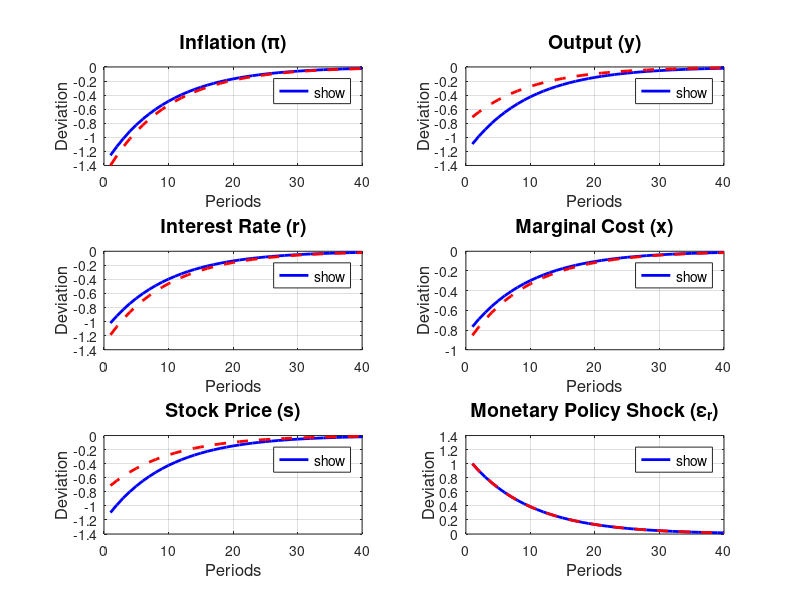

The MATLAB source for this figure: (Note: this script raises an error after producing the figure.)
%% Plot IFRs for all problems

% IRF data for both cases
load('IRFs_with_frictions.mat');
load('IRFs_without_frictions.mat');

% Time horizon for IRFs
horizon = 1:40;

% Variable names and corresponding titles
variables = {'pi_eps_r_shock', 'y_eps_r_shock', 'r_eps_r_shock', 'x_eps_r_shock', 's_eps_r_shock', 'eps_r_eps_r_shock'};
titles = {'Inflation (\pi)', 'Output (y)', 'Interest Rate (r)', ...
          'Marginal Cost (x)', 'Stock Price (s)', 'Monetary Policy Shock (\epsilon_r)', };

% Number of variables
num_vars = length(variables);

% Create a figure
figure;

% Loop through variables and plot for both cases
for i = 1:num_vars
    subplot(ceil(num_vars / 2), 2, i);
    % Plot with financial frictions
    plot(horizon, irfs_with.(variables{i}), 'b-', 'LineWidth', 2, 'DisplayName', 'With Frictions');
    hold on;
    % Plot without financial frictions
    plot(horizon, irfs_without.(variables{i}), 'r--', 'LineWidth', 2, 'DisplayName', 'Without Frictions');
    title(titles{i}, 'FontSize', 14);
    xlabel('Periods', 'FontSize', 12);
    ylabel('Deviation', 'FontSize', 12);
    grid on;
    legend('show', 'FontSize', 10, 'Location', 'Best');
    hold off;
end

% Add a title
sgtitle('Comparison of IRFs: with and without financial frictions', 'FontSize', 16);

% Save the plot
saveas(gcf, 'IRFs_Comparison.png');


%%
%Problem 2.2-2.3

% IRF data for both cases
load('IRFs_Taylor.mat');
%irfs_taylor = oo_.irfs;
load('IRFs_Christiano.mat');
%irfs_christiano = oo_.irfs;

% Time horizon for IRFs
horizon = 1:40;

% Variable names and corresponding titles
variables_christiano = {'pi_eps_g_shock', 'y_eps_g_shock', 'r_alter_eps_g_shock', 'x_eps_g_shock', ...
             's_eps_g_shock', 'c_eps_g_shock', 'g_eps_g_shock'};
titles = {'Inflation (\pi)', 'Output (y)', 'Interest Rate (r)', 'Marginal Cost (x)', ...
          'Stock Price (s)', 'Consumption (c)', 'Government Spending (g)'};

variables = {'pi_eps_g_shock', 'y_eps_g_shock', 'r_eps_g_shock', 'x_eps_g_shock', ...
             's_eps_g_shock', 'c_eps_g_shock', 'g_eps_g_shock'};      
% Number of variables
num_vars = length(variables);

% Create a figure
figure;

% Loop through variables and plot for both cases
for i = 1:num_vars
    subplot(ceil(num_vars / 2), 2, i);
    % Plot for Taylor Rule
    plot(horizon, irfs_taylor.(variables{i}), 'b-', 'LineWidth', 2, 'DisplayName', 'Taylor Rule');
    hold on;
    % Plot for Christiano et al. Rule
    plot(horizon, irfs_christiano.(variables_christiano{i}), 'r--', 'LineWidth', 2, 'DisplayName', 'Christiano Rule');
    title(titles{i}, 'FontSize', 14);
    xlabel('Periods', 'FontSize', 12);
    ylabel('Deviation', 'FontSize', 12);
    grid on;
    legend('show', 'FontSize', 10, 'Location', 'Best');
    hold off;
end

% Add a global title
sgtitle('Comparison of IRFs: Taylor rule and Christiano et al. (2005) rule', 'FontSize', 16);

% Save the plot as a high-resolution image
saveas(gcf, 'IRFs_Comparison_Taylor_Christiano.png');


%%
%Problem 4.6

% IRF data
load('IRFs_data.mat');

% Time horizon for IRFs
horizon = 1:40;

% Variable names and corresponding titles
variables = {'pi_eps_g_shock', 'y_eps_g_shock', 'r_eps_g_shock', 'x_eps_g_shock', ...
             's_eps_g_shock', 'c_eps_g_shock', 'g_eps_g_shock', 'b_eps_g_shock', ...
             't_eps_g_shock'};
titles = {'Inflation (\pi)', 'Output (y)', 'Interest Rate (r)', 'Marginal Cost (x)', ...
          'Stock Price (s)', 'Consumption (c)', 'Government Spending (g)', ...
          'Debt (b)', 'Taxes (t)'};

% Number of variables
num_vars = length(variables);

% Create a figure
figure;

% Dynamically create subplots for each variable
for i = 1:num_vars
    subplot(ceil(num_vars / 3), 3, i); % Adjust layout dynamically
    plot(horizon, oo_.irfs.(variables{i}), 'LineWidth', 2);
    title(titles{i}, 'FontSize', 14);
    xlabel('Periods', 'FontSize', 12);
    ylabel('Deviation', 'FontSize', 12);
    grid on;
end

% Adjust tittle
sgtitle('IRFs to fiscal policy shock', 'FontSize', 16);
%Save
saveas(gcf, 'IRFs_to_fiscal_policy.png');